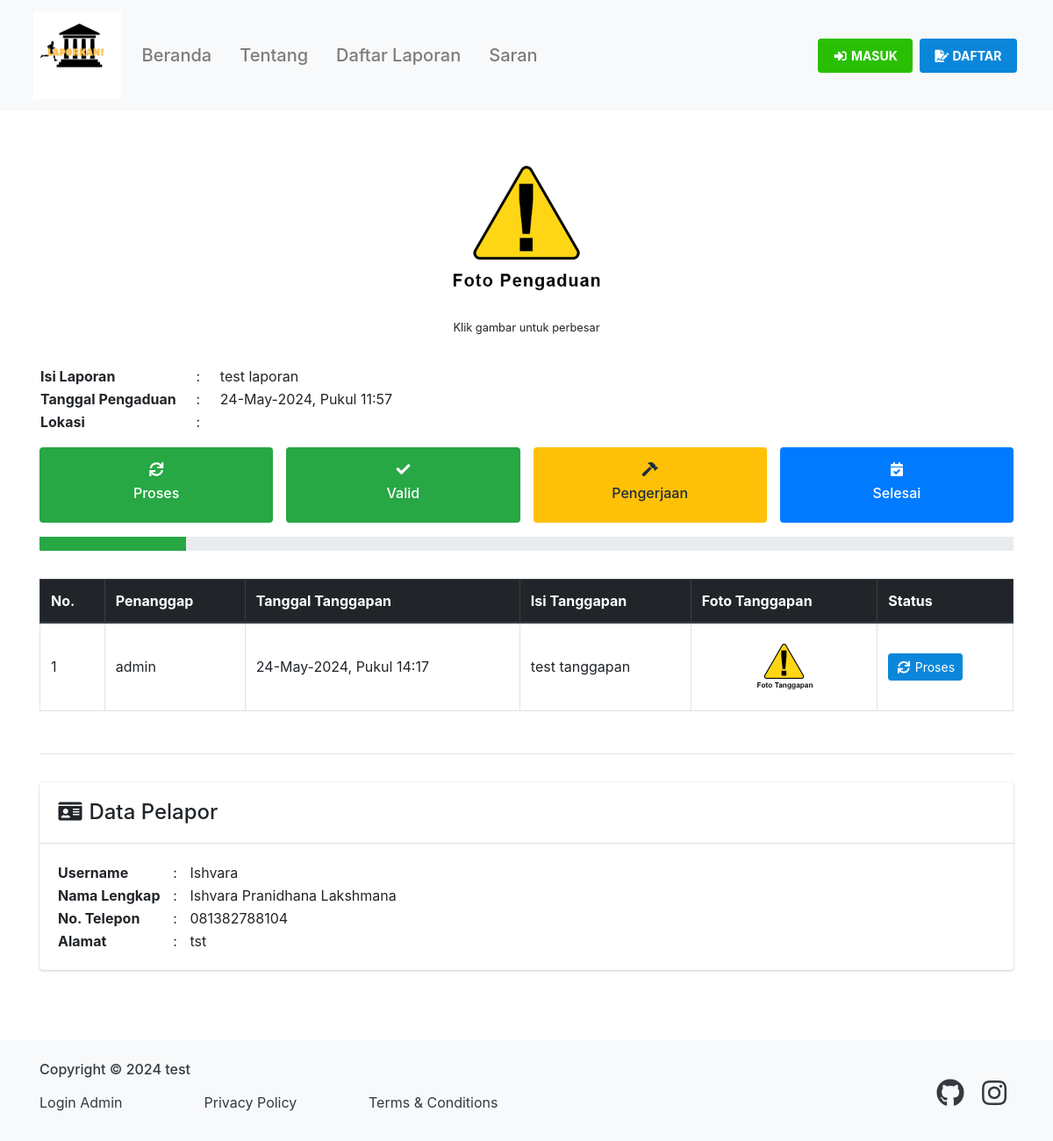
/landing/detailPengaduan/8, run on the app's committed database.
### tables this page shows
CREATE TABLE `pengaduan` (
  `id_pengaduan` int(11) NOT NULL,
  `isi_laporan` text NOT NULL,
  `tgl_pengaduan` datetime NOT NULL,
  `foto` varchar(500) DEFAULT 'default.png',
  `status_pengaduan` enum('belum_ditanggapi','proses','valid','pengerjaan','selesai','tidak_valid') NOT NULL DEFAULT 'belum_ditanggapi',
  `id_masyarakat` int(11) NOT NULL,
  `id_kelurahan` int(11) NOT NULL
);

CREATE TABLE `tanggapan` (
  `id_tanggapan` int(11) NOT NULL,
  `isi_tanggapan` text NOT NULL,
  `tgl_tanggapan` datetime NOT NULL,
  `status_tanggapan` enum('proses','valid','pengerjaan','selesai','tidak_valid') NOT NULL,
  `foto_tanggapan` varchar(500) NOT NULL DEFAULT 'default.png',
  `id_pengaduan` int(11) NOT NULL,
  `id_user` int(11) NOT NULL
);

CREATE TABLE `user` (
  `id_user` int(11) NOT NULL,
  `nama` varchar(100) NOT NULL,
  `username` varchar(100) NOT NULL,
  `password` varchar(255) NOT NULL,
  `no_telepon` varchar(20) NOT NULL,
  `jabatan` enum('administrator','operator') NOT NULL
);

CREATE TABLE `masyarakat` (
  `id_masyarakat` int(11) NOT NULL,
  `nama` varchar(100) NOT NULL,
  `username` varchar(100) NOT NULL,
  `password` varchar(255) NOT NULL,
  `no_telepon` varchar(20) NOT NULL,
  `alamat` text NOT NULL
);

### application/controllers/Landing.php (called while the page is built, shortened)
<?php
class Landing extends CI_Controller
{
	public function __construct()
	{
		$this->load->model('Pengaduan_model', 'pemo');
		$this->load->model('Landing_model', 'lamo');
		$this->load->model('Tanggapan_model', 'tamo');
	}
	public function detailPengaduan($id_pengaduan = 0)
	{
		$data['id_pengaduan'] 	= $id_pengaduan;
		$data['pengaduan']		= $this->pemo->getPengaduanById($id_pengaduan);
		$data['title']  		= 'Detail Pengaduan - ' . $data['pengaduan']['isi_laporan'];
		$data['tanggapan']		= $this->tamo->getTanggapanByIdPengaduan($id_pengaduan);
		$this->load->view('templates/header', $data);
		$this->load->view('landing/detail_pengaduan', $data);
		$this->load->view('templates/footer', $data);
	}
}

### index.php (called while the page is built, shortened)
<?php
require_once BASEPATH.'core/CodeIgniter.php';

### application/models/Pengaduan_model.php (called while the page is built, shortened)
<?php
class Pengaduan_model extends CI_Model
{
	public function getPengaduanById($id_pengaduan)
	{
		$this->db->join('masyarakat', 'pengaduan.id_masyarakat=masyarakat.id_masyarakat');
		return $this->db->get_where('pengaduan', ['id_pengaduan' => $id_pengaduan])->row_array();
	}
}

### application/models/Tanggapan_model.php (called while the page is built, shortened)
<?php
class Tanggapan_model extends CI_Model
{
	public function getTanggapanByIdPengaduan($id_pengaduan)
	{
		$this->db->join('user', 'tanggapan.id_user=user.id_user');
		$this->db->join('pengaduan', 'tanggapan.id_pengaduan=pengaduan.id_pengaduan');
		$this->db->order_by('id_tanggapan', 'asc');
		return $this->db->get_where('tanggapan', ['pengaduan.id_pengaduan' => $id_pengaduan])->result_array();
	}
}

### application/views/landing/detail_pengaduan.php (the view, shortened to what this page needs)
<header>
	<nav class="navbar navbar-expand-lg navbar-light bg-light fixed-top">
	  <div class="container">
	    <a class="navbar-brand" href="<?= base_url(); ?>">
	      <img src="<?= base_url('assets/img/img_properties/favicon-text.png'); ?>" class="d-inline-block align-top img-fluid img-w-100">
	    </a>
	    <div class="collapse navbar-collapse" id="navbarNavAltMarkup">
	      <div class="navbar-nav">
		  <a class="nav-link page-scroll" href="<?= base_url('landing/'); ?>"><h5 class="my-auto">Beranda</h5></a>
	        <a class="nav-link page-scroll" href="<?= base_url('landing/'); ?>#tentang"><h5 class="my-auto">Tentang</h5></a>
	        <a class="nav-link page-scroll" href="<?= base_url('landing/'); ?>#daftar_laporan"><h5 class="my-auto">Daftar Laporan</h5></a>
	        <a class="nav-link page-scroll" href="<?= base_url('landing/'); ?>#saran"><h5 class="my-auto">Saran</h5></a>
	      </div>
	      <div class="navbar-nav ml-auto">
	        <a class="nav-link btn btn-sm font-weight-bold m-1 btn-login" href="<?= base_url('landing/masuk'); ?>"><i class="fas fa-fw fa-sign-in-alt"></i> MASUK</a>
	        <a class="nav-link btn btn-sm font-weight-bold m-1 btn-danger text-white" href="<?= base_url('landing/daftar'); ?>"><i class="fas fa-fw fa-file-signature"></i> DAFTAR</a>
	      </div>
	    </div>
	  </div>
	</nav>
</header>
<main class="flex-shrink-0">
	<div class="container mb-5">
		<div class="row justify-content-center py-3">
			<div class="col-lg header-title">
				<h3 class="text-center"><?= $pengaduan['isi_laporan']; ?></h3>
			</div>
		</div>
		<div class="row text-center py-3">
			<div class="col-lg">
				<a href="<?= base_url('assets/img/img_pengaduan/') . $pengaduan['foto']; ?>" class="enlarge">
					<img src="<?= base_url('assets/img/img_pengaduan/') . $pengaduan['foto']; ?>" class="img-fluid img-hm-200" alt="<?= $pengaduan['foto']; ?>">
				</a><br>
				<small>Klik gambar untuk perbesar</small>
			</div>
		</div>
		<div class="row my-3">
			<div class="col-lg">
				<table>
					<tr>
						<th class="align-middle">Isi Laporan</th>
						<td style="width: 3rem" class="align-middle text-center">:</td>
						<td class="align-middle"><?= $pengaduan['isi_laporan']; ?></td>
					</tr>
					<tr>
						<th class="align-middle">Tanggal Pengaduan</th>
						<td style="width: 3rem" class="align-middle text-center">:</td>
						<td class="align-middle"><?= date('d-M-Y, \P\u\k\u\l H:i', strtotime($pengaduan['tgl_pengaduan'])); ?></td>
					</tr>
					<tr>
						<th class="align-middle">Lokasi</th>
						<td style="width: 3rem" class="align-middle text-center">:</td>
						<td class="align-middle"><?= $pengaduan['kelurahan']; ?></td>
					</tr>
				</table>
			</div>
		</div>
		<div class="row my-2">
			<div class="col-3">
				<div class="text-center bg-danger py-3 rounded text-white">
					<h6><i class="fas fa-fw fa-sync"></i></h6>
					<h6>Proses</h6>
				</div>
			</div>
			<div class="col-3">
				<div class="text-center bg-success py-3 rounded text-white">
					<h6><i class="fas fa-fw fa-check"></i></h6>
					<h6>Valid</h6>
				</div>
			</div>
			<div class="col-3">
				<div class="text-center bg-warning py-3 rounded text-white">
					<h6><i class="fas fa-fw fa-hammer"></i></h6>
					<h6>Pengerjaan</h6>
				</div>
			</div>
			<div class="col-3">
				<div class="text-center bg-primary py-3 rounded text-white">
					<h6><i class="fas fa-fw fa-calendar-check"></i></h6>
					<h6>Selesai</h6>
				</div>
			</div>
		</div>
		<div class="row my-3">
			<div class="col">
				<?php if ($pengaduan['status_pengaduan'] == 'belum_ditanggapi'): ?>
					<div class="progress">
						<div class="progress-bar progress-bar-striped bg-danger" role="progressbar" style="width: 15%" aria-valuenow="15" aria-valuemin="0" aria-valuemax="100"></div>
					</div>
				<?php elseif ($pengaduan['status_pengaduan'] == 'proses'): ?>
					<div class="progress">
					  <div class="progress-bar bg-danger" role="progressbar" style="width: 15%" aria-valuenow="15" aria-valuemin="0" aria-valuemax="15"></div>
					</div>
				<?php elseif ($pengaduan['status_pengaduan'] == 'valid'): ?>
					<div class="progress">
					  <div class="progress-bar bg-success" role="progressbar" style="width: 40%" aria-valuenow="40" aria-valuemin="0" aria-valuemax="40"></div>
					</div>
				<?php elseif ($pengaduan['status_pengaduan'] == 'pengerjaan'): ?>
					<div class="progress">
					  <div class="progress-bar bg-warning" role="progressbar" style="width: 65%" aria-valuenow="65" aria-valuemin="0" aria-valuemax="65"></div>
					</div>
				<?php elseif ($pengaduan['status_pengaduan'] == 'selesai'): ?>
					<div class="progress">
					  <div class="progress-bar bg-primary" role="progressbar" style="width: 100%" aria-valuenow="100" aria-valuemin="0" aria-valuemax="100"></div>
					</div>
				<?php endif ?>
			</div>
		</div>
		<div class="row py-3">
			<div class="col-lg">
				<div class="table-responsive">
					<table class="table table-bordered">
						<thead class="thead-dark">
							<tr>
								<th class="align-middle">No.</th>
								<th class="align-middle">Penanggap</th>
								<th class="align-middle">Tanggal Tanggapan</th>
								<th class="align-middle">Isi Tanggapan</th>
								<th class="align-middle">Foto Tanggapan</th>
								<th class="align-middle">Status</th>
							</tr>
						</thead>
						<tbody>
							<?php $i = 1; ?>
							<?php foreach ($tanggapan as $dt): ?>
								<tr>
									<td class="align-middle"><?= $i++; ?></td>
									<td class="align-middle"><?= $dt['username']; ?></td>
									<td class="align-middle"><?= date('d-M-Y, \P\u\k\u\l H:i', strtotime($dt['tgl_tanggapan'])); ?></td>
									<td class="align-middle"><?= $dt['isi_tanggapan']; ?></td>
									<?php
										$status = explode('_', $dt['status_tanggapan']);
										$status = implode(' ', $status);
										$status = ucwords(strtolower($status));
									?>
									<td class="align-middle text-center">
										<a href="<?= base_url('assets/img/img_tanggapan/') . $dt['foto_tanggapan']; ?>" class="enlarge">
											<img src="<?= base_url('assets/img/img_tanggapan/') . $dt['foto_tanggapan']; ?>" class="img-fluid img-w-75-hm-100" alt="<?= $dt['foto_tanggapan']; ?>">
										</a>
									</td>
									<td class="align-middle">
										<?php if ($dt['status_tanggapan'] == 'proses'): ?>
											<button type="button" class="btn btn-sm text-center btn-danger"><i class="fas fa-fw fa-sync"></i> <?= $status; ?></button>
										<?php elseif ($dt['status_tanggapan'] == 'valid'): ?>
											<button type="button" class="btn btn-sm text-center btn-success"><i class="fas fa-fw fa-check"></i> <?= $status; ?></button>
										<?php elseif ($dt['status_tanggapan'] == 'pengerjaan'): ?>
											<button type="button" class="btn btn-sm text-center btn-warning"><i class="fas fa-fw fa-hammer"></i> <?= $status; ?></button>
										<?php elseif ($dt['status_tanggapan'] == 'selesai'): ?>
											<button type="button" class="btn btn-sm text-center btn-primary"><i class="fas fa-fw fa-check-double"></i> <?= $status; ?></button>
										<?php elseif ($dt['status_tanggapan'] == 'tidak_valid'): ?>
											<button type="button" class="btn btn-sm text-center btn-secondary"><i class="fas fa-fw fa-times"></i> <?= $status; ?></button>
										<?php else: ?>
											<button type="button" class="btn btn-sm text-center btn-secondary"><i class="fas fa-fw fa-times"></i> <?= $status; ?></button>
										<?php endif ?>
									</td>
								</tr>
							<?php endforeach ?>
						</tbody>
					</table>
				</div>
			</div>
		</div>
		<hr>
		<div class="row py-3">
			<div class="col-lg">
				<div class="card">
					<div class="card-header mt-2">
						<h4><i class="fas fa-fw fa-id-card"></i> Data Pelapor</h4>
					</div>
					<div class="card-body">
						<table>
							<tr>
								<th>Username</th>
								<td style="width: 2rem; text-align: center;"> : </td>
								<td><?= $pengaduan['username']; ?></td>
							</tr>
							<tr>
								<th>Nama Lengkap</th>
								<td style="width: 2rem; text-align: center;"> : </td>
								<td><?= $pengaduan['nama']; ?></td>
							</tr>
							<tr>
								<th>No. Telepon</th>
								<td style="width: 2rem; text-align: center;"> : </td>
								<td><?= $pengaduan['no_telepon']; ?></td>
							</tr>
							<tr>
								<th>Alamat</th>
								<td style="width: 2rem; text-align: center;"> : </td>
								<td><?= $pengaduan['alamat']; ?></td>
							</tr>
						</table>
					</div>
				</div>
			</div>
		</div>
	</div>
</main>

### application/views/templates/header.php (shortened to what this page needs)
<!DOCTYPE html>
<html lang="en" class="h-100" id="page-top">
<head>
  <?php include 'include/css.php'; ?>
</head>
<body class="d-flex flex-column h-100">

### application/views/templates/include/css.php (shortened to what this page needs)
<link rel="stylesheet" href="<?= base_url('assets/vendor/bootstrap/css/bootstrap.min.css'); ?>">
<link rel="stylesheet" href="<?= base_url('assets/vendor/fontawesome/css/all.min.css'); ?>">
<link rel="stylesheet" href="<?= base_url('assets/vendor/adminlte/css/adminlte.min.css'); ?>">
<link rel="stylesheet" href="<?= base_url('assets/vendor/overlayScrollbars/css/OverlayScrollbars.min.css'); ?>">
<link rel="stylesheet" href="<?= base_url('assets/vendor/datatables/css/dataTables.bootstrap4.min.css'); ?>">
<link rel="stylesheet" href="<?= base_url('assets/vendor/fancybox/css/jquery.fancybox.min.css'); ?>">
<link rel="stylesheet" href="<?= base_url('assets/css/zona_lapor.css'); ?>">

### application/views/templates/footer.php (shortened to what this page needs)
	<footer class="footer mt-auto bg-light">
		<div class="container">
			<div class="row my-4">
				<div class="col-lg footer-copyright my-auto">
					<h6 class="text-dark">Copyright &copy; 2024 test</h6>
					<div class="row">
						<div class="col-sm-4 col-12 my-2 text-left">
							<a class="text-decoration-none text-dark" href="<?= base_url('admin'); ?>">Login Admin</a>
						</div>
						<div class="col-sm-4 col-12 my-2 text-left">
							<a class="text-decoration-none text-dark" href="<?= base_url('landing/privacyPolicy'); ?>">Privacy Policy</a>
						</div>
						<div class="col-sm-4 col-12 my-2 text-left">
							<a class="text-decoration-none text-dark" href="<?= base_url('landing/termsAndConditions'); ?>">Terms & Conditions</a>
						</div>
					</div>
				</div>
				<div class="col-lg footer-sosial-media pt-2 my-auto">
					<a class="text-decoration-none mx-2 text-dark" target="_blank" href="https://github.com/hako-975"><i class="fab fa-2x fa-github"></i></a>
					<a class="text-decoration-none mx-2 text-dark" target="_blank" href="https://instagram.com/andri_firman_975"><i class="fab fa-2x fa-instagram"></i></a>
				</div>
			</div>
		</div>
	</footer>
</body>
</html>

### assets/css/zona_lapor.css (style rules this page uses)
main > .container { padding: 60px 15px 0; }
.footer { background-color: #f5f5f5; }
.footer > .container { padding-right: 15px; padding-left: 15px; }
.header-title { margin: 5px 0; text-align: center; }
@media (min-width: 992px) { .header-title { margin: 5px 0; text-align: left; } }
.img-w-75-hm-100 { max-height: 100px !important; width: 75px !important; }
.img-w-100 { width: 100px !important; }
.img-hm-200 { max-height: 200px !important; }
.footer-copyright { margin: 10px 0; text-align: left; }
.footer-sosial-media { margin: 10px 0; text-align: left; }
@media (min-width: 992px) { .footer-copyright { margin: 10px 0; text-align: left; } }
@media (min-width: 992px) { .footer-sosial-media { margin: 10px 0; text-align: right; } }
.btn-login { background: #29c003 !important; border: 1px solid #29c003; color: #ffffff !important; }

### data on the page
pengaduan: foto (placeholder picture), isi_laporan "test laporan", tgl_pengaduan "24-May-2024, Pukul 11:57", id_masyarakat.username "Ishvara", id_masyarakat.nama "Ishvara Pranidhana Lakshmana", id_masyarakat.no_telepon "081382788104", id_masyarakat.alamat "tst"
tanggapan: id_user.username "admin", tgl_tanggapan "24-May-2024, Pukul 14:17", isi_tanggapan "test tanggapan", foto_tanggapan (placeholder picture), status_tanggapan "Proses"
